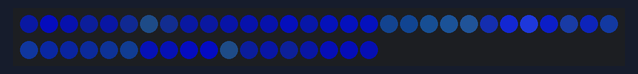
Recording of a sketch running on a simulated ESP8266 (NodeMCU). Shown: 48 RGB LEDs in strip order, left to right, continuing on the next row. Dim RGB values are drawn brighter than linear; WiFi joins after 1.5 s; servers stay silent unless stated.

Above: at 2.15 s.
At 25.02 s:
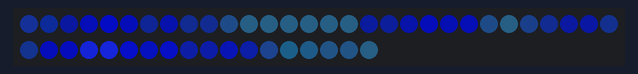

The sketch:

CubeReceiverESP8266WorkingPostTOPs.ino
```cpp
/// LIBS
#include <ESP8266WiFi.h>
#include <TickTwo.h>
#include "Arduino.h"
extern "C"
{
#include <espnow.h>
#include "user_interface.h"
}

#include <FastLED.h>
#include <SPI.h>

//#include <stdint.h>
/// GLOBALS

//  We are using APA102 Strips, 4 strips of 6 on each side of the cube
// SPI Pins designated here for DATA_PIN and CLOCK_PIN
#define DATA_PIN D7
#define CLOCK_PIN D5

#define L_P_SIDE 12

#define MENU_ITEMS  5
// Menu Items needs to match the transmitted data size, which is also menu items in the controller code.

// going to define each menu number so it has a name
#define PATTERN       0
#define FRAMERATE     1
#define MOTORSPEED    2
#define FINEFRAMERATE 3
#define ONTIME        4

// How many leds in your strip?
#define NUM_LEDS    48

// Define the array of leds
CRGB leds[NUM_LEDS];
CRGB cube[NUM_LEDS];

// This the ESP NOW Data that will be transmitted.
// this is length of data sent in byte array txrxData.  this can be up to 100ish bytes


uint8_t txrxData[MENU_ITEMS];
bool frameRateChange = 1;

// initiate a tracker to only change frame rate when we get a new value
byte oldFrame = 0;

//void printMessage();

//Ticker timer1(printMessage, 5000,0, MICROS_MICROS);

//txrxData[0] = 1;
//txrxData[FRAMERATE] = 60;
//txrxData[MOTORSPEED] = 60;
void nextSide();
void turnOff();
TickTwo frameTimer(nextSide, 200,0, MICROS_MICROS);
TickTwo onTimer(turnOff,200,0, MICROS_MICROS);
//Ticker
int side = 0;

bool cubeIsOn = true;
//bool debugOn = true;
///SETUP

void setup()
{
  // DEBUG SETUP prints MAC Address from WIFI Stack.  Only necessary to know receiver mac.
  //Serial.begin(115200);
 //Serial.println("\r\nESP_Now MASTER CONTROLLER\r\n");
  WiFi.mode(WIFI_STA);
  WiFi.begin();
  //Serial.print("\r\n\r\nDevice MAC: ");
  //Serial.println(WiFi.macAddress());
  //  Comment out above dbug and serial for prod code.  slows down everything.

  // init values for each menu:
  txrxData[PATTERN] =       1;
  txrxData[FRAMERATE] =     200;
  txrxData[MOTORSPEED] =    60;
  txrxData[FINEFRAMERATE] = 10;
  txrxData[ONTIME] =        200; // this is a percent of the time the next side swithc is black for

  // this is a setup of our LED array for FASTLED lib
  LEDS.addLeds<APA102, DATA_PIN, CLOCK_PIN, RGB>(leds, NUM_LEDS);
  //LEDS.setBrightness(100);
  // ideally we would do some power calc and set max current here  TODO

  // ESP NOW Setup
  esp_now_init();
  esp_now_set_self_role(ESP_NOW_ROLE_COMBO);
delay(2000);

 onTimer.interval( (2000 * .95) );
 frameTimer.interval( 2000 );
  frameTimer.start();
  onTimer.start();

  // this is a register callback function set up that copies data to txrxData from received data.
  //  TODO is to make this a explicit function instead of an anonymous one in the declaration.
  esp_now_register_recv_cb([](uint8_t *mac, uint8_t *data, uint8_t len) {

    memcpy(txrxData, data, len);
   changeFrameInterval ();

  //Serial.printf("Got hue menu =\t%i\n\r", txrxData[PATTERN]);
  //Serial.printf("Got frame menu =\t%i\n\r", txrxData[FRAMERATE]);
  //Serial.printf("Got motorspeed menu =\t%i\n\r", txrxData[MOTORSPEED]);
  //Serial.printf("Got fineframe menu =\t%i\n\r", txrxData[FINEFRAMERATE]);
  //Serial.printf("Got Ontime menu =\t%i\n\r", txrxData[ONTIME]);


     // need a map here
  });
}

void changeFrameInterval (){

  uint32_t onDurationMicros = ((txrxData[FRAMERATE] * 1000) + map(txrxData[FINEFRAMERATE],0,254,0,9999));
  //(txrxData[FRAMERATE] * 100 );
  //((txrxData[FRAMERATE] * 1000) + map(txrxData[FINEFRAMERATE],0,254,0,999));
  //take our rough frame and change milli to micro times 1000
  //then take our fine frame rate and add a fractional millisecond up to 999
  //Serial.print("onfor: ");
  //Serial.println(onDurationMicros);
   //Serial.print("onfor: ");
  //Serial.println(onDurationMicros);
  uint32_t turnOffAfter = map(txrxData[ONTIME],0,254,0,(onDurationMicros +1 /20) );
  //Serial.print("offafter: ");
  //Serial.println(turnOffAfter);
  //(onDurationMicros - txrxData[ONTIME]) ;
  //map(txrxData[ONTIME],0,255,onDurationMicros,1);

      // this sets the time the frame will be on.
      //for now a menu choice, but should be done with math
  onTimer.interval( turnOffAfter );
       //Serial.printf("Change Frame Interval");
   frameTimer.interval(onDurationMicros);
}

//  esp now will receive bytes without doing anything in loop.
void loop()
{
  frameTimer.update();
  onTimer.update();

  // updates timer
  //  timer1.update();
  //changeFrameInterval();

  //ledPattern();
  // we are always mapping cube to leds
  // but we periodically call next side at the framerate
  if (cubeIsOn){
   if (txrxData[MOTORSPEED] <= 70){
        pacifica_loop(); // run pacifica at ms designated below
        frameTimer.interval(15000);// if motor is stopped (STOPPED) = 45 Change to pacific frame rate
        onTimer.interval(14999);// basically on the whole time
      } else {
        ledPattern(); // this is basically assigning colors to leds, it could be any pattern
      }
 } else {
 // turnOff();
 }

 //if (debugIsOn){

 //cube[1] = CHSV(map(txrx, 255, 255);
 //}
 FastLED.show();
 stripToCubeMap();
 //change pattern every ten sec.  for now pattern is just HUE
 //EVERY_N_SECONDS(10){txrxData[PATTERN]++;}
 //setSide();
 //FastLED.show();


 // this should change frameduration with the incoming framerate from controller
// EVERY_N_MILLISECONDS_I(thisTimer,100){
 // uint8_t timeval = txrxData[FRAMERATE];
  //thisTimer.setPeriod(timeval);
  //nextSide();
  //}
  //Serial.print ("speed should be ");
 // Serial.println(txrxData[1]);
}

void ledPattern()
{
  static uint8_t globalHue = txrxData[PATTERN];
  // static means the value will be maintained outside the function!

//    for (int i = (NUM_LEDS)-1; i >= 0; i--)
 // {
    // Set the i'th led to red
   // leds[i] = CHSV(100, 255, 255);
   // cube[6] = CHSV(hue++,255,255);
   // fill_solid(cube,6,CHSV(txrxData[PATTERN],255,255));
   // this just fills our cube with four increasing colors
   // in theory this will shift around with the frame rate.
   setSide(0,txrxData[PATTERN]);
   setSide(1,txrxData[PATTERN] + 50);
   setSide(2,txrxData[PATTERN] + 100);
   setSide(3,txrxData[PATTERN] + 150);
   // leds[i] = cube[1];
    // Show the leds
    //FastLED.show();

    // now that we've shown the leds, reset the i'th led to black
    // leds[i] = CRGB::Black;
    //fadeall();
    // Wait a little bit before we loop around and do it again
    //delay(10);
 // }
}

void setSide(int side, int hue){

  side = side % 4;
  //fadeall();
  for (int i = 0 + (side * L_P_SIDE); i < (L_P_SIDE + (side * L_P_SIDE)); i++)
  {
    cube[i] = CHSV(hue,255,255);
  }
//Serial.printf("SettheSide");
}

void fadeall()
{
  for (int i = 0; i < NUM_LEDS; i++)
  {
    cube[i].nscale8(250);
  }
}

void stripToCubeMap(){
  for (int i = 0; i < NUM_LEDS; i++)
  {
     //remap each led from cube position to correct strip position

    int n = (i + L_P_SIDE * side)%NUM_LEDS;
    leds[n] = cube[i];
   // Serial.print("N: ");
   //Serial.println(n);
    //Serial.print("I: ");
    //Serial.println(i);
    //Serial.print("Side: ");
    //Serial.println(side);
  }

}


void nextSide(){
  side++;
  if (side == 4) {side = 0;}
  //Serial.printf("next Side");
  //if(txrxData[FRAMERATE] <= 220){fill_solid( leds, NUM_LEDS, CRGB(50,0,200));}
  onTimer.start();
  cubeIsOn = true;
}


void turnOff(){
  fill_solid( leds, NUM_LEDS, CRGB(0,0,0));
  cubeIsOn = false;
  FastLED.show();
  //Serial.printf("TurnOff Fired =\t%i\n\r", txrxData[ONTIME]);
}


// pacifica pattern stuff. do this different.

CRGBPalette16 pacifica_palette_1 =
    { 0x000507, 0x000409, 0x00030B, 0x00030D, 0x000210, 0x000212, 0x000114, 0x000117,
      0x000019, 0x00001C, 0x000026, 0x000031, 0x00003B, 0x000046, 0x14554B, 0x28AA50 };
CRGBPalette16 pacifica_palette_2 =
    { 0x000507, 0x000409, 0x00030B, 0x00030D, 0x000210, 0x000212, 0x000114, 0x000117,
      0x000019, 0x00001C, 0x000026, 0x000031, 0x00003B, 0x000046, 0x0C5F52, 0x19BE5F };
CRGBPalette16 pacifica_palette_3 =
    { 0x000208, 0x00030E, 0x000514, 0x00061A, 0x000820, 0x000927, 0x000B2D, 0x000C33,
      0x000E39, 0x001040, 0x001450, 0x001860, 0x001C70, 0x002080, 0x1040BF, 0x2060FF };
// Gradient palette "purplefly_gp", originally from
// http://soliton.vm.bytemark.co.uk/pub/cpt-city/rc/tn/purplefly.png.index.html
// converted for FastLED with gammas (2.6, 2.2, 2.5)
// Size: 16 bytes of program space.

CRGBPalette16 purplefly_palette ={
    0,   0,  0,  0,
   63, 239,  0,122,
  191, 252,255, 78,
  255,   0,  0,  0
  };


void pacifica_loop()
{
  // Increment the four "color index start" counters, one for each wave layer.
  // Each is incremented at a different speed, and the speeds vary over time.
  static uint16_t sCIStart1, sCIStart2, sCIStart3, sCIStart4;
  static uint32_t sLastms = 0;
  uint32_t ms = GET_MILLIS();
  uint32_t deltams = ms - sLastms;
  sLastms = ms;
  uint16_t speedfactor1 = beatsin16(3, 179, 269);
  uint16_t speedfactor2 = beatsin16(4, 179, 269);
  uint32_t deltams1 = (deltams * speedfactor1) / 256;
  uint32_t deltams2 = (deltams * speedfactor2) / 256;
  uint32_t deltams21 = (deltams1 + deltams2) / 2;
  sCIStart1 += (deltams1 * beatsin88(1011,10,13));
  sCIStart2 -= (deltams21 * beatsin88(777,8,11));
  sCIStart3 -= (deltams1 * beatsin88(501,5,7));
  sCIStart4 -= (deltams2 * beatsin88(257,4,6));

  // Clear out the LED array to a dim background blue-green
  fill_solid( leds, NUM_LEDS, CRGB( 2, 6, 10));

  // Render each of four layers, with different scales and speeds, that vary over time
  pacifica_one_layer( purplefly_palette, sCIStart1, beatsin16( 3, 11 * 256, 14 * 256), beatsin8( 10, 70, 130), 0-beat16( 301) );
  pacifica_one_layer( purplefly_palette, sCIStart2, beatsin16( 4,  6 * 256,  9 * 256), beatsin8( 17, 40,  80), beat16( 401) );
  pacifica_one_layer( pacifica_palette_3, sCIStart3, 6 * 256, beatsin8( 9, 10,38), 0-beat16(503));
  pacifica_one_layer( purplefly_palette, sCIStart4, 5 * 256, beatsin8( 8, 10,28), beat16(601));

  // Add brighter 'whitecaps' where the waves lines up more
  pacifica_add_whitecaps();

  // Deepen the blues and greens a bit
  pacifica_deepen_colors();
}

// Add one layer of waves into the led array
void pacifica_one_layer( CRGBPalette16& p, uint16_t cistart, uint16_t wavescale, uint8_t bri, uint16_t ioff)
{
  uint16_t ci = cistart;
  uint16_t waveangle = ioff;
  uint16_t wavescale_half = (wavescale / 2) + 20;
  for( uint16_t i = 0; i < NUM_LEDS; i++) {
    waveangle += 250;
    uint16_t s16 = sin16( waveangle ) + 32768;
    uint16_t cs = scale16( s16 , wavescale_half ) + wavescale_half;
    ci += cs;
    uint16_t sindex16 = sin16( ci) + 32768;
    uint8_t sindex8 = scale16( sindex16, 240);
    CRGB c = ColorFromPalette( p, sindex8, bri, LINEARBLEND);
    leds[i] += c;
  }
}

// Add extra 'white' to areas where the four layers of light have lined up brightly
void pacifica_add_whitecaps()
{
  uint8_t basethreshold = beatsin8( 9, 55, 65);
  uint8_t wave = beat8( 7 );

  for( uint16_t i = 0; i < NUM_LEDS; i++) {
    uint8_t threshold = scale8( sin8( wave), 20) + basethreshold;
    wave += 7;
    uint8_t l = leds[i].getAverageLight();
    if( l > threshold) {
      uint8_t overage = l - threshold;
      uint8_t overage2 = qadd8( overage, overage);
      leds[i] += CRGB( overage, overage2, qadd8( overage2, overage2));
    }
  }
}

// Deepen the blues and greens
void pacifica_deepen_colors()
{
  for( uint16_t i = 0; i < NUM_LEDS; i++) {
    leds[i].blue = scale8( leds[i].blue,  145);
    leds[i].green= scale8( leds[i].green, 200);
    leds[i] |= CRGB( 2, 5, 7);
  }
}
```
